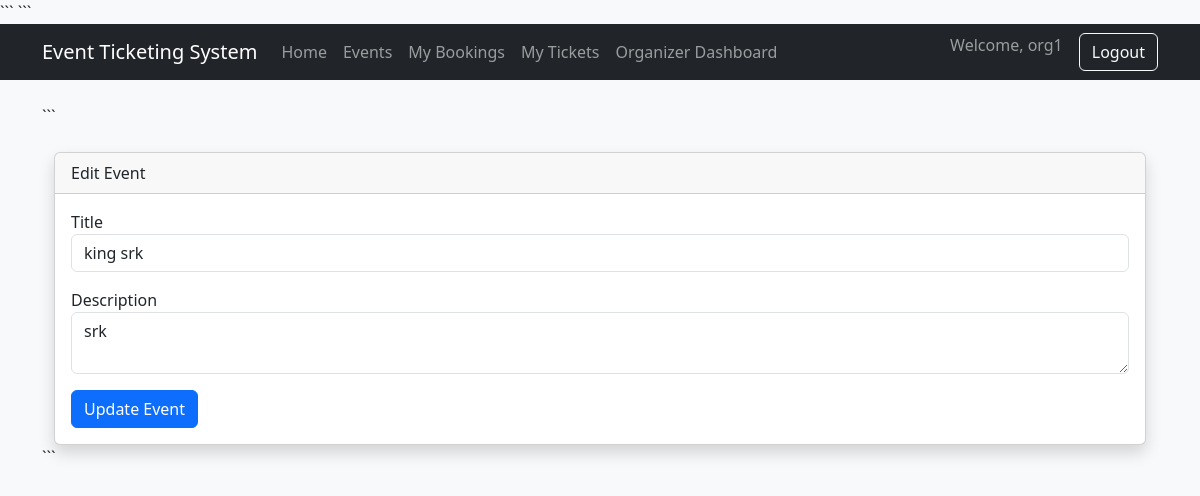
/organizer/event/1/edit/ (signed in), run on the app's committed database.
### users/models.py (models this page shows, shortened)
class User(AbstractUser):
    ORGANIZER = "ORGANIZER"
    ATTENDEE = "ATTENDEE"
    ROLE_CHOICES = (
        (ORGANIZER, "Organizer"),
        (ATTENDEE, "Attendee"),
    )
    role = models.CharField(
        max_length=20,
        choices=ROLE_CHOICES
    )

### events/models.py (models this page shows, shortened)
class Event(models.Model):
    STATUS_CHOICES = (
        ("ACTIVE", "Active"),
        ("CANCELLED", "Cancelled"),
    )
    organizer = models.ForeignKey(
        settings.AUTH_USER_MODEL,
        on_delete=models.CASCADE,
        related_name="events"
    )
    venue = models.ForeignKey(
        Venue,
        on_delete=models.CASCADE,
        related_name="events"
    )
    title = models.CharField(
        max_length=255
    )
    description = models.TextField()
    start_time = models.DateTimeField()
    end_time = models.DateTimeField()
    status = models.CharField(
        max_length=20,
        choices=STATUS_CHOICES,
        default="ACTIVE"
    )
    created_at = models.DateTimeField(
        auto_now_add=True
    )
    updated_at = models.DateTimeField(
        auto_now=True
    )

### ui/views.py (the view, shortened to what this page needs)
@login_required
def edit_event(
    request,
    event_id
):
    event = get_object_or_404(
        Event,
        id=event_id,
        organizer=request.user
    )
    return render(
        request,
        "organizer/events/edit.html",
        {
            "event": event
        }
    )

### templates/organizer/events/edit.html (shortened to what this page needs)
{% extends "base.html" %}
{% block content %}
<div class="container mt-4">
    <div class="card shadow">
        <div class="card-header">
            Edit Event
        </div>
        <div class="card-body">
            <form method="post">
                <div class="mb-3">
                    <label>Title</label>
                    <input
                        type="text"
                        name="title"
                        value="{{ event.title }}"
                        class="form-control"
                    >
                </div>
                <div class="mb-3">
                    <label>Description</label>
                    <textarea
                        name="description"
                        class="form-control"
                    >{{ event.description }}</textarea>
                </div>
                <button
                    type="submit"
                    class="btn btn-primary"
                >
                    Update Event
                </button>
            </form>
        </div>
    </div>
</div>
{% endblock %}

### templates/base.html (shortened to what this page needs)
<!DOCTYPE html>
<html lang="en">
<head>
<link href="https://cdn.jsdelivr.net/npm/bootstrap@5.3.8/dist/css/bootstrap.min.css" rel="stylesheet">
```
</head>
<body>
<nav class="navbar navbar-expand-lg navbar-dark bg-dark">
    <div class="container">
        <a
            class="navbar-brand"
            href="/"
        >
            Event Ticketing System
        </a>
        <div
            class="collapse navbar-collapse"
            id="navbarNav"
        >
            <ul class="navbar-nav me-auto">
                <li class="nav-item">
                    <a
                        class="nav-link"
                        href="/"
                    >
                        Home
                    </a>
                </li>
                <li class="nav-item">
                    <a
                        class="nav-link"
                        href="{% url 'events' %}"
                    >
                        Events
                    </a>
                </li>
                {% if user.is_authenticated %}
                <li class="nav-item">
                    <a
                        class="nav-link"
                        href="{% url 'my-bookings' %}"
                    >
                        My Bookings
                    </a>
                </li>
                <li class="nav-item">
                    <a
                        class="nav-link"
                        href="{% url 'my-tickets' %}"
                    >
                        My Tickets
                    </a>
                </li>
                {% if user.role == "ORGANIZER" %}
                <li class="nav-item">
                    <a
                        class="nav-link"
                        href="{% url 'organizer-dashboard' %}"
                    >
                        Organizer Dashboard
                    </a>
                </li>
                {% endif %}
                {% endif %}
            </ul>
            <ul class="navbar-nav">
                {% if user.is_authenticated %}
                <li class="nav-item">
                    <span
                        class="navbar-text me-3"
                    >
                        Welcome,
                        {{ user.username }}
                    </span>
                </li>
                <li class="nav-item">
                    <a
                        class="btn btn-outline-light"
                        href="{% url 'logout' %}"
                    >
                        Logout
                    </a>
                </li>
                {% endif %}
            </ul>
        </div>
    </div>
</nav>
<div class="container py-4">
```
{% block content %}
{% endblock %}
```
</div>
</body>
</html>

### templates/base.html (style rules this page uses)
body { background:#f8f9fa; }

### data on the page
User: username "org1"
Event: title "king srk", description "srk"
